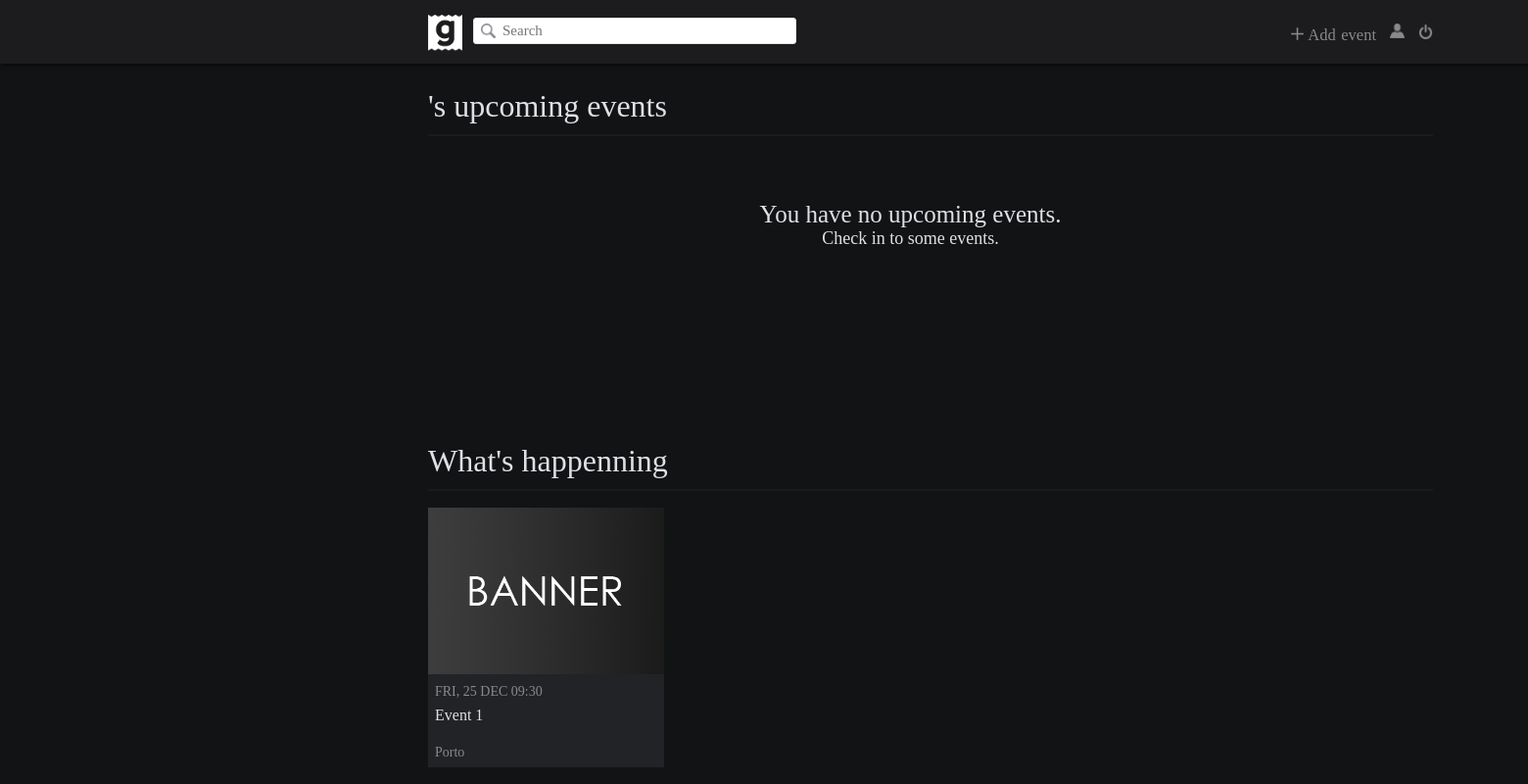
Page /pages/main.php on the earlier database version.
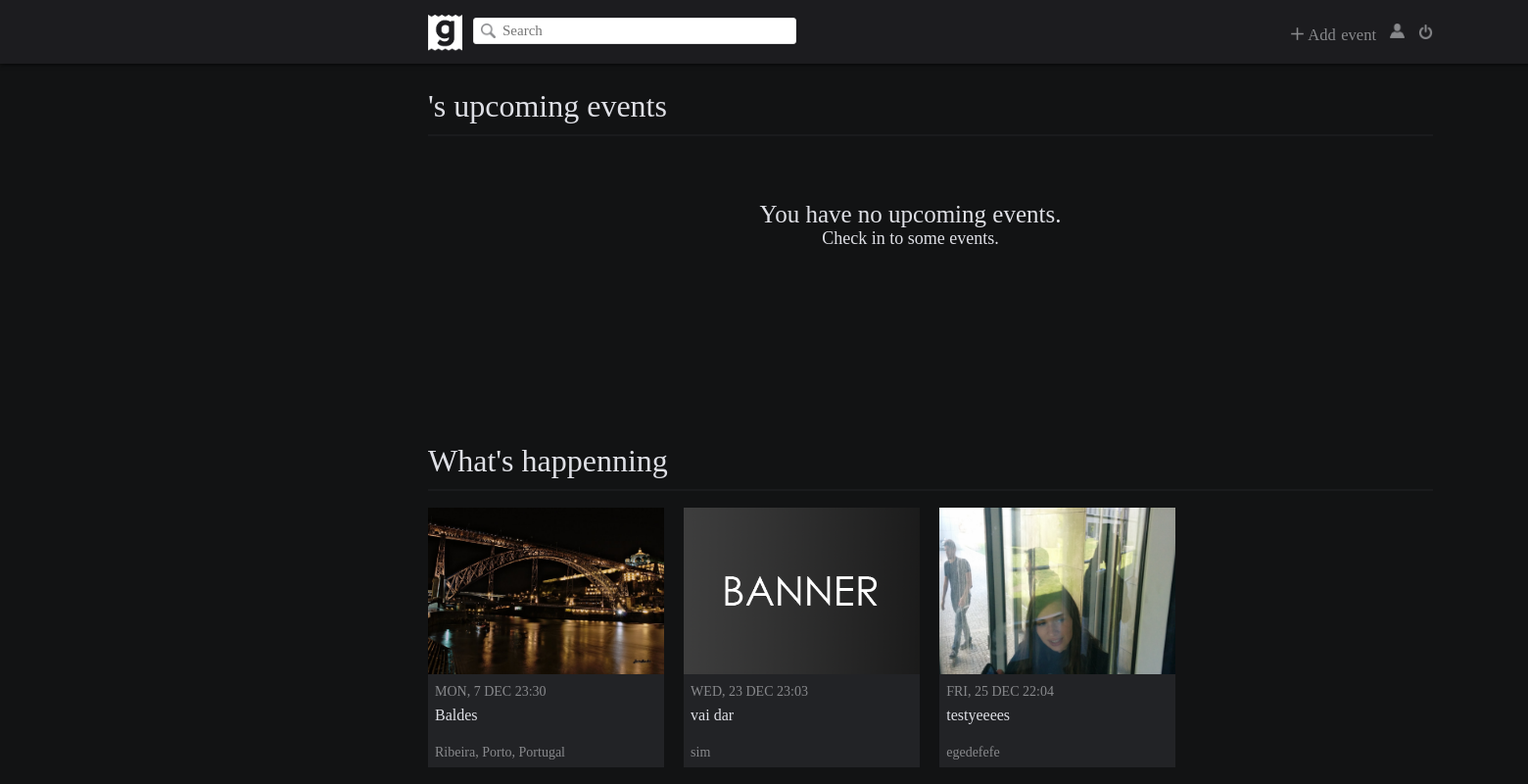
Same page on the later database version.
### tables this page shows
CREATE TABLE Events (
	eventID INTEGER PRIMARY KEY AUTOINCREMENT,
	host TEXT NOT NULL,
	banner TEXT,
	name TEXT NOT NULL,
	eventDate DATE NOT NULL,
	location TEXT NOT NULL,
	description TEXT,
	private BOOLEAN,
	type TEXT NOT NULL
);

### database/upcomingevents.php (called while the page is built, shortened)
<?php
    include_once('connection_external.php');
    include('utilities.php');
    function sortFunction( $a, $b ) {
	    return strtotime($a['eventDate']) - strtotime($b['eventDate']);
	}
	function getUpcomingEvents() {
		global $db;
		$stmt = $db->prepare('SELECT * FROM Events');
		$stmt->execute();
		$events = $stmt->fetchAll();
		$upcoming_events = array();
		if (!empty($events)) {
			$today = date("Y-m-d H:i");
			foreach ($events as $event) {
				if ($event['eventDate'] > $today) {
					if (isUserGoing($_SESSION['userID'], $event['eventID']))
						$event['going'] = true;
					else
						$event['going'] = false;
					$upcoming_events[] = $event;
				}
			}
		}
		usort($upcoming_events, "sortFunction");
		return $upcoming_events;
	}
?>

### database/utilities.php (called while the page is built, shortened)
<?php
	function isUserGoing($user_id, $event_id) {
		global $db;
		$stmt = $db->prepare('SELECT * FROM EventGuests WHERE eventID = ? AND userID = ?');
		$stmt->execute(array($event_id, $user_id));
		if (!$stmt->fetch())
			return false;
		else
			return true;
	}
?>

### pages/main.php (the view, shortened to what this page needs)
	<link rel="stylesheet" href="css/main.css">
	<link rel="stylesheet" href="css/navbar.css">
</head>
<body>
	<?php include('navbar.php') ?>
  	<div id="user-upcoming-events-container">
  		<div id="upcoming-events-title"><?= $_SESSION['username'] ?>'s upcoming events</div>
  		<div class="line-divisor"></div>
		<?php
			include('database/upcomingevents.php');
			$upcoming_events = getUserUpcomingEvents();
			if (empty($upcoming_events))
				echo '<div class="no-upcoming-events">You have no upcoming events.<br><font size ="4px">Check in to some events.</font></div>';
		 ?>
  	</div>
  	<div id="upcoming-events-container">
  		<div id="all-events-title">What's happenning</div>
  		<div class="line-divisor"></div>
  		<?php
			$upcoming_events = getUpcomingEvents();
			if (empty($upcoming_events))
				echo '<div class="no-upcoming-events">There are no upcoming events.</div>';
			else
				foreach ($upcoming_events as $event) {
  		?>
  		<div class="event-container">
			<div class="event-banner" style='background: url("<?php echo $event['banner']?>") 50% 50% no-repeat; background-size: cover;'>
			</div>
			<div class="event-date"><?php echo strtoupper(date("D, j M H:i", strtotime($event['eventDate'])))?></div>
			<div class="event-name"><a href="#"><?php echo $event['name'] ?></a></div>
			<div class="event-location"><?php echo $event['location'] ?></div>
		</div>
		<?php } ?>
  	</div>

### pages/navbar.php (shortened to what this page needs)
<div id="header">
	<a href="../index.php?page=main"><img id="site-logo" src="../images/logas.png" alt="Site logo" height="37" width="35"></a>
	<form id="search-bar" action="../index.php?page=main" method="post">
		<input id="search-box" type="text" placeholder="Search">
	</form>
	<a id="logout-button" href="../database/logout.php"><img  src="../images/logout.png" alt="Logout" height="15" width="15" title="Logout"></a>
	<a id="username" href="#"><img  src="../images/user.png" alt="Logout" height="15" width="15"> <?= $_SESSION['username'] ?></a>
	<div id="add-event-button"><img  src="../images/addEvent.png" alt="Logout" height="13" width="13"> Add event</div>
 	</div>

### css/main.css (style rules this page uses)
#user-upcoming-events-container { width: 54%; height: 345px; position: relative; left: 23%; margin-top: 25px; z-index: 3; }
#upcoming-events-title, #all-events-title { color: #DFE0E6; font-family: 'Proxima Nova Light'; font-size: 32px; }
.no-upcoming-events { position: absolute; color: #DFE0E6; font-family: 'Proxima Nova Light'; text-align: center; font-size: 25px; top: 115px; left: 33%; }
.line-divisor { background-color: #1A1B1D; width: 100%; height: 2px; margin-top: 10px; margin-bottom: 17px; }
.event-container { position: relative; background-color: #222326; width: 23.5%; height: 265px; white-space: nowrap; float: left; }
.event-container:not(:last-child) { margin-right: 20px; }
.event-banner { width: 100%; height: 170px; }
.event-date { font-family: 'Proxima Nova Light'; font-size: 14px; color: #88898C; padding: 7px; padding-top: 10px; }
.event-name { white-space: normal; overflow: hidden; }
.event-name a { font-size: 16px; padding-left: 7px; padding-right: 7px; color: #DFE0E6; height: 34px; overflow: hidden; text-decoration: none; }
.event-location { font-family: 'Proxima Nova Light'; font-size: 14px; color: #88898C; padding-left: 7px; padding-top: 21px; padding-right: 7px; overflow: hidden; text-overflow: ellipsis; }
#upcoming-events-container { width: 54%; height: 345px; position: relative; left: 23%; margin-top: 17px; z-index: 3; }

### css/navbar.css (style rules this page uses)
html, body { font-family: 'Proxima Nova'; height: 100%; width: 100%; min-width: 1900px; margin: auto; padding: 0; background-color: #121314; display: none; }
#header { position: relative; top: 0px; left: 0px; width: 100%; background-color: #1C1C1F; height: 65px; overflow: hidden; z-index: 1000; box-shadow: 0px 0px 5px black; }
#logout-button { margin-top: 24.5px; float: right; position: relative; right: 23%; z-index: 1; color: #88898C; text-decoration: none; font-size: 17px; }
#add-event-button { margin-top: 25.5px; margin-right: 14px; float: right; position: relative; right: 23%; z-index: 1; color: #88898C; text-decoration: none; font-size: 16.5px; cursor: pointer; word-spacing: 1.5px; }
#username { position: relative; float: right; right: 23%; color: #88898C; margin-top: 23.5px; margin-right: 14px; text-decoration: none; z-index: 1; font-size: 16.5px; word-spacing: 2.5px; }
#site-logo { margin-top: 15px; margin-right: 9px; float: left; position: relative; left: 23%; }
#search-bar { float: left; position: relative; left: 23%; margin-top: 17.5px; margin-left: 2px; z-index: 2; }
#search-box { height: 27px; width: 330px; top: 50%; padding-left: 9px; border-width: thin; font-size: 15px; font-weight: 400; font-family: 'Proxima Nova'; border: solid 1px #E3E3E3; border-radius: 3px; background-image: url("../images/mglass.png"); background-size: 15px 15px; background-position: left center; background-position: 7px; background-repeat: no-repeat; text-indent: 20px; }

Differences in the rows shown:
removed events: banner (picture), eventDate "FRI, 25 DEC 09:30", name "Event 1", location "Porto"
added events: banner (picture), eventDate "MON, 7 DEC 23:30", name "Baldes", location "Ribeira, Porto, Portugal"
added events: banner (picture), eventDate "WED, 23 DEC 23:03", name "vai dar", location "sim"
added events: banner (picture), eventDate "FRI, 25 DEC 22:04", name "testyeeees", location "egedefefe"
